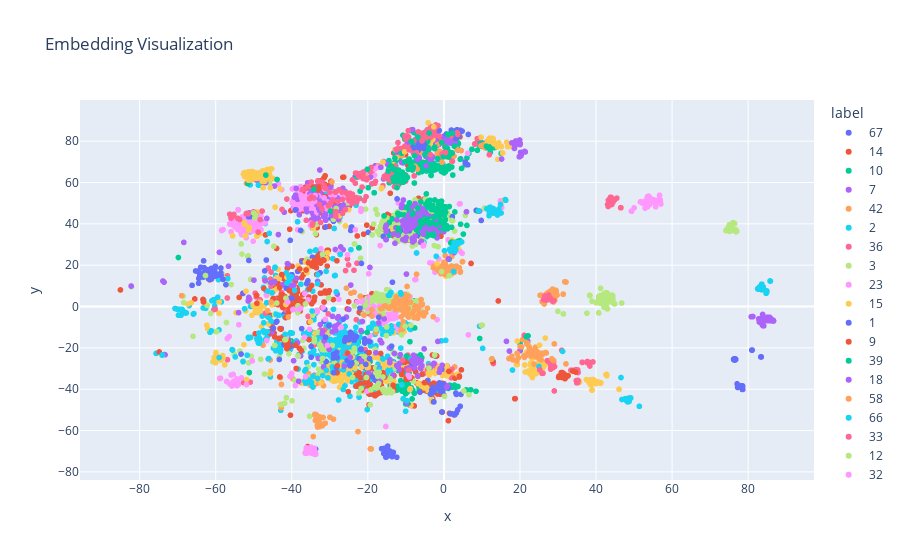

The notebook cell saved with this chart:
### Code cell
# display embedding
import plotly.express as px

fig = px.scatter(
    df_embeddings, x='x', y='y',
    color='label', labels={'color': 'label'},
    hover_data=['text'], title = 'Embedding Visualization')
fig.show()
